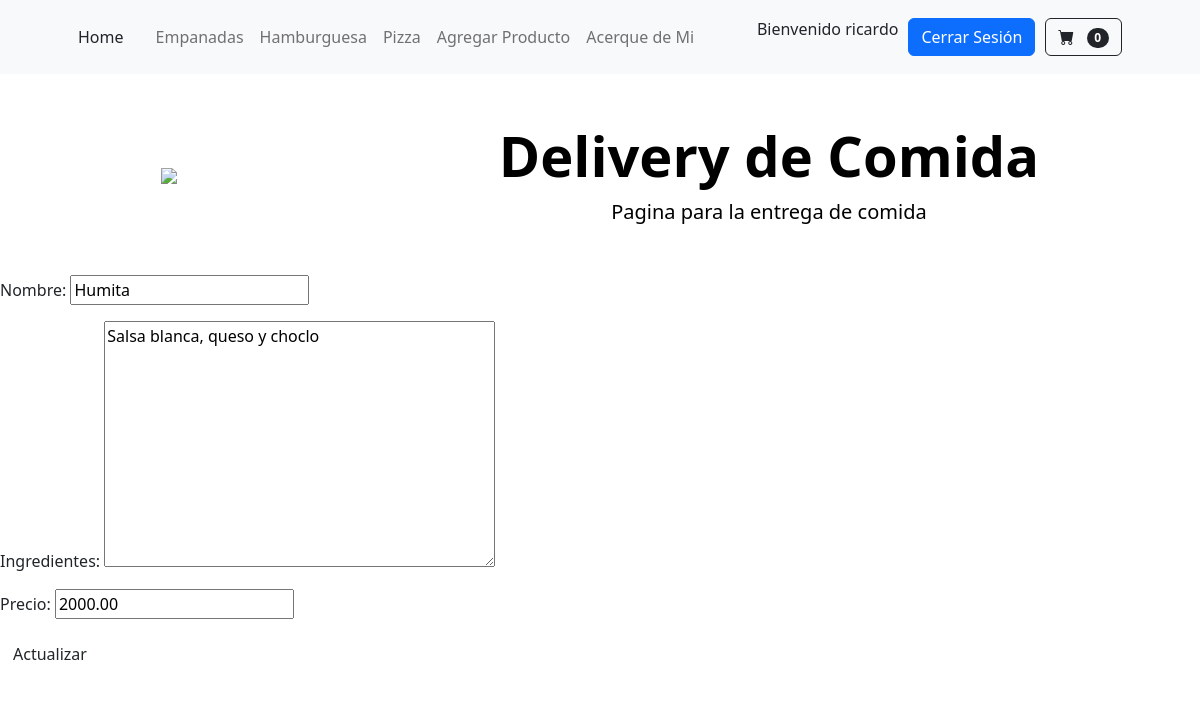
The app's page /app_coder/modificar_empanada/12 (signed in) with its own data.
### app_coder/models.py (models this page shows, shortened)
class Empanada(models.Model):
    nombre = models.CharField(max_length=100)
    ingredientes = models.TextField()
    precio=models.DecimalField(max_digits=10, decimal_places=2)

### app_coder/views.py (the view)
# urls.py: path('modificar_empanada/<int:id>',editar_empanadas, name='ModificarEmpanadas'),
@login_required
def editar_empanadas(req, id):
    empanada = Empanada.objects.get(id=id)
    if req.method == 'POST':
        mi_formulario = EmpanadaFormulario(req.POST)
        print (mi_formulario)
        if mi_formulario.is_valid():
            data = mi_formulario.cleaned_data
            empanada.nombre = data['nombre']
            empanada.ingredientes = data['ingredientes']
            empanada.precio = data['precio']
            empanada.save()
            return HttpResponseRedirect('/app_coder/')
        else:
            return render(req, "empanada_formulario.html", {'mi_formulario': mi_formulario})
    else:
        mi_formulario = EmpanadaFormulario(initial={
            'nombre': empanada.nombre,
            'ingredientes': empanada.ingredientes,
            'precio': empanada.precio
        })
    return render(req, 'editar_empanada.html', {'mi_formulario': mi_formulario, "id": empanada.id})

### app_coder/forms.py
class EmpanadaFormulario(forms.Form):
    nombre = forms.CharField(max_length=100)
    ingredientes = forms.CharField(widget=forms.Textarea)
    precio = forms.DecimalField(max_digits=10, decimal_places=2)

### app_coder/templates/editar_empanada.html (shortened to what this page needs)
{% extends 'padre.html' %}
{% block contenidoQueCambia %}
    <form action="{% url 'ModificarEmpanadas' id %}" method="post"> {% csrf_token %}
        {{mi_formulario.as_p}}
        <div class="d-grid gap-2 d-md-block">
        <button class="btn btn-modificar" type="submit"">Actualizar</button>
        </form>
{% endblock contenidoQueCambia %}

### app_coder/templates/navbar.html (shortened to what this page needs)
<nav class="navbar navbar-expand-lg navbar-light bg-light">
    <div class="container px-4 px-lg-5">
        <div class="collapse navbar-collapse" id="navbarSupportedContent">
            <div class="home-button">
                <a class="nav-link active" aria-current="page" href="{% url 'Inicio' %}">Home</a></>
            </div>
            <ul class="navbar-nav me-auto mb-2 mb-lg-0 ms-lg-4">
                <li class="nav-item"><a class="nav-link" href="{% url 'ListaEmpanada' %}">Empanadas</a></li>
                <li class="nav-item"><a class="nav-link" href="{% url 'ListaHamburguesa' %}">Hamburguesa</a></li>
                <li class="nav-item"><a class="nav-link" href="{% url 'ListaPizza' %}">Pizza</a></li>
                <li class="nav-item"><a class="nav-link" href="{% url 'ListaPizza' %}">Agregar Producto</a></li>
                <li class="nav-item"><a class="nav-link" href="{% url 'AcercadeMi' %}">Acerque de Mi</a></li>
            </ul>
            {% if user.is_authenticated %}
                    <p>Bienvenido {{user.username}}</p>
                    <form method="post" action="{% url 'Logout' %}">
                        <button style= "margin: 10px;" class="btn btn-primary" type="submit">Cerrar Sesión</button>
                </form>
            {% else %}
                <a style= "margin: 10px;" class="btn btn-primary" href="{% url 'Login' %}" role="button">Inicio de Sesión</a>
                {% endif %}
                <button class="btn btn-outline-dark" type="submit">
                    <i class="bi-cart-fill me-1"></i>
                    <span class="badge bg-dark text-white ms-1 rounded-pill">0</span>
                </button>
        </div>
    </div>
</nav>

### records on screen
Empanada: nombre "Humita", ingredientes "Salsa blanca, queso y choclo", precio "2000.00"

### other values on screen
{{ user.username }} "ricardo"
